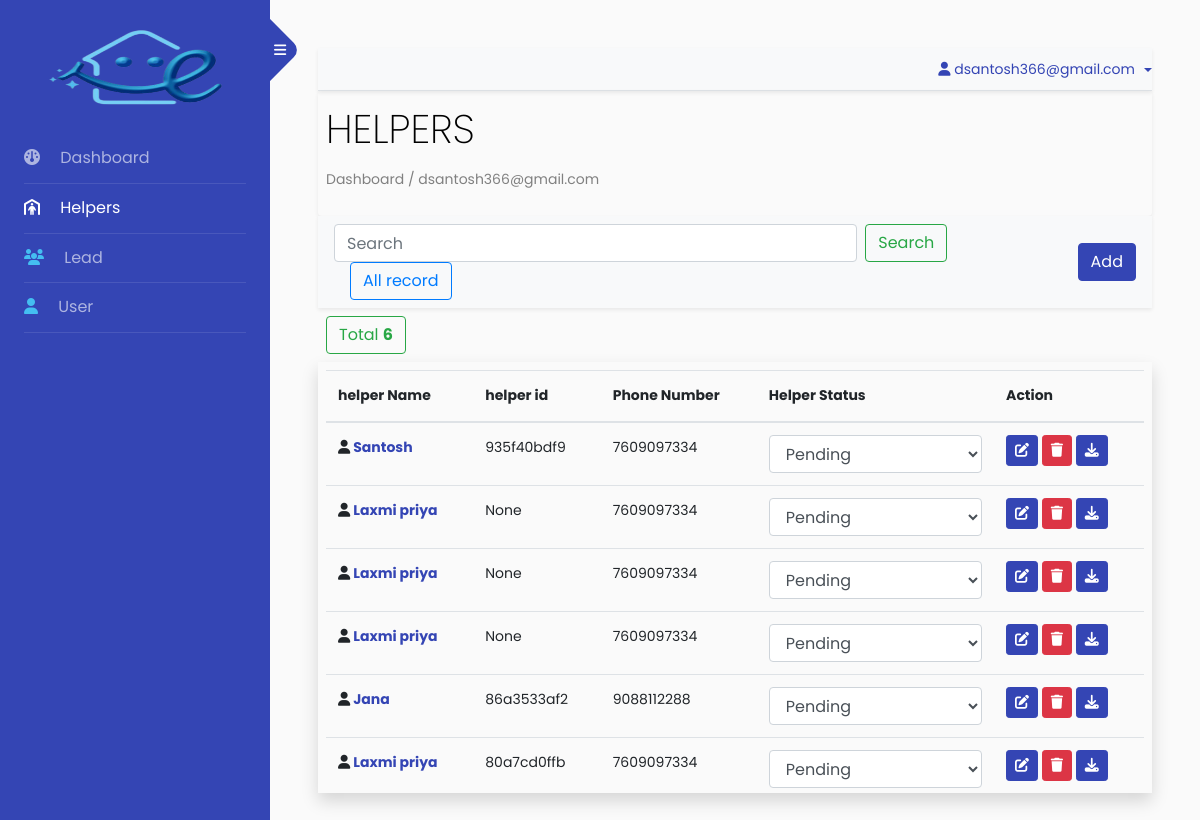
Screenshot of /helper_list (signed in) with the database file from the repository.
### app/models.py (models this page shows, shortened)
class HelperModel(models.Model):
    helper_id = models.CharField(max_length=20,null=True,blank=True,unique=True)
    helper_status = models.CharField(max_length=50,choices=CONTACT_STATUS,default='pending')
    first_name = models.CharField(max_length=100,null=False,blank=False)
    middle_name = models.CharField(max_length=100,null=True,blank=True)
    last_name = models.CharField(max_length=100,null=False,blank=False)
    primary_phone = models.IntegerField(null=False,blank=False)
    secondary_phone = models.IntegerField(null=True,blank=True)
    email_id = models.CharField(max_length=100,null=True,blank=True,default='Name@ezyhelpers.com')
    dob = models.DateField()
    street = models.CharField(max_length=100,null=False,blank=False)
    city = models.CharField(max_length=100,null=False,blank=False)
    zipcode = models.IntegerField(null=False,blank=False)
    state = models.CharField(max_length=100,choices=STATE,null=False,blank=False)
    country = models.CharField(max_length=100,choices=COUNTRY,null=False,blank=False)
    additional_comment = models.TextField(blank=True,null=True)
    work_experience = models.CharField(max_length=30,choices=EXPERIENCE)
    availability_status_week = models.IntegerField(default=1,choices=WEEK)
    availability_status = models.CharField(max_length=60,choices=AVAILABILITY_STATUS)
    locality = models.CharField(max_length=30,choices=LOCALITY)
    near_by = models.BooleanField(default=False)
    admin_user = models.ForeignKey(User,on_delete=models.CASCADE,null=True,blank=True)
    create_date = models.DateField(auto_now_add=True)
    update_date = models.DateField(null=True,blank=True)

### backnd/views.py (the view)
# urls.py: path('helper_list',HelperListViews,name='helper_list'),
@login_required
def HelperListViews(request):
    helper = HelperModel.objects.all().order_by('-id') # helper model object
    if request.method == 'POST':
        search = request.POST['search'].strip() # strip for remove space from both of sides
        helper = HelperModel.objects.filter(Q(helper_id__icontains = search) | Q(first_name__icontains = search) | Q(email_id__icontains = search) | Q(primary_phone__icontains = search))
    data = {
        'helper_list': helper
    }
    return render(request,"helper_list.html",data)

### templates/helper_list.html (shortened to what this page needs)
{% extends "index.html" %}
{% load static %}
{% block body %}
<section class="super_user_dash shadow-sm rounded p-2">
  <div class='dash-box'>
    <h1> HELPERS </h1>
    <p>Dashboard / {{request.user}}</p>
  </div>
</section>
<section class='helper'>
  <nav class="navbar navbar-light bg-light shadow-sm">
    <form class="form-inline" method='post'>
      <input class="form-control mr-sm-2 w-75" type="search" name='search' placeholder="Search" aria-label="Search">
      <button class="btn btn-outline-success my-2 my-sm-0" type="submit">Search</button>
      <a href = "{% url 'helper_list' %}" class="btn btn-outline-primary my-2 my-sm-0 mx-3" type="submit">All record</a href = "{% url 'lead_list' %}">
    </form>
    <button class='btn btn-primary' data-toggle="modal" data-target="#exampleModalCenter">Add</button>
  </nav>
  <button class='btn btn-outline-success m-2'>Total <b>{{helper_list.count}}</b></button>
  <section class='helper_list shadow p-2'>
    <table class="table">
      <thead>
        <tr>
          <th scope="col">helper Name</th>
          <th scope="col">helper id</th>
          <th scope="col">Phone Number</th>
          <th scope="col">Helper Status</th>
          <th scope="col">Action</th>
        </tr>
      </thead>
      <tbody>
        {% for i in helper_list %}
        <tr>
          <th scope="row">
            <i class="fa-solid fa-user"></i>
            <a href="{% url 'helper_view' i.id %}">{{i.first_name|capfirst}}</a>
          </th>
          <td>{{i.helper_id}}</td>
          <td>{{i.primary_phone}}</td>
          <td>
            <form action="{% url 'helper_status_update' i.id %}" class="helper-status-fm" method="post">
              <select name="helper-status-inp" class='form-control helper-status-inp'>
                <option value="pending" {% if i.helper_status == "pending" %} selected {% endif %}>Pending</option>
              </select>
            </form>
          </td>
          <td>
            <a href="{% url 'helper_edit' i.id %}" class="btn btn-sm btn-primary"><i class="fa-solid fa-pen-to-square"></i></a>
            <button class="btn btn-sm btn-danger" data-toggle="modal" data-target="#ampleModal{{forloop.counter}}"><i
                class="fa-solid fa-trash"></i></button>
            <a href="{% url 'helper_pdf' i.id %}" class="btn btn-sm btn-primary" download><i class="fa-solid fa-download"></i></a>
          </td>
        </tr>
        {% endfor %}
      </tbody>
    </table>
  </section>
</section>
{% endblock body %}

### templates/index.html (shortened to what this page needs)
<!doctype html>
<html lang="en">
<head>
	{% load static %}
	<link rel="stylesheet" href="https://stackpath.bootstrapcdn.com/font-awesome/4.7.0/css/font-awesome.min.css">
	<link rel="stylesheet" href="{% static 'css/style.css' %}">
	<link rel="stylesheet" href="https://cdnjs.cloudflare.com/ajax/libs/font-awesome/6.4.0/css/all.min.css">
	<link rel="stylesheet" href="{% static 'style.css' %}">
</head>
<body>
	<div class="wrapper d-flex align-items-stretch">
		<nav id="sidebar">
			<div class="custom-menu">
				<button type="button" id="sidebarCollapse" class="btn btn-primary">
					<i class="fa fa-bars"></i>
				</button>
			</div>
			<div class="p-4">
				<h1>
					<a href="{% url 'home' %}" class="logo">
						<div class="logo">
							<img src="{% static 'images/logo.png' %}" alt="wait">
						</div>
					</a>
				</h1>
				{% with request.resolver_match.url_name as url_name %} {% comment %} for get url name {% endcomment %}
				<ul class="list-unstyled components mb-5">
					<li class="{% if url_name == 'super_user_dashboard' or url_name == 'employee_dashboard' %}active{% endif %}">
						<a href="{% url 'home' %}"><i class="fa-solid fa-gauge mr-3"></i> Dashboard</a>
					</li>
					<li
						class="{% if url_name == 'helper_list' or url_name == 'helper_add' or url_name == 'excel_file_helper_upload' or url_name == 'helper_view'  %}active{% endif %}">
						<a href="{% url 'helper_list' %}"><i class="fa-solid fa-person-shelter mr-3"></i> Helpers</a>
					</li>
					<li
						class="{% if url_name == 'lead_list' or url_name == 'lead_add' or url_name == 'lead_edit'  %}active{% endif %}">
						<a href="{% url 'lead_list' %}"><span class="fa-solid fa-users mr-3"></span> Lead</a>
					</li>
					{% if request.user.is_superuser %}
					<li
						class="{% if url_name == 'superuser_user_create' or url_name == 'superuser_user_list' or url_name == 'superuser_user_update' %}active{% endif %}">
						<a href="{% url 'superuser_user_list' %}"><span class="fa fa-user mr-3"></span> User</a>
					</li>
					{% endif %}
				</ul>
				{% endwith %}
		</nav>
		<div id="content" class="p-4 p-md-5 pt-5">
			<nav class="shadow-sm navbar-light bg-light">
				<ul class="nav nav-tabs justify-content-end">
					<li class="nav-item dropdown">
						<a class="nav-link dropdown-toggle" data-toggle="dropdown" href="#" role="button"
							aria-haspopup="true" aria-expanded="false">
							<i class="fa-solid fa-user"></i> {{request.user}}
						</a>
					</li>
				</ul>
			</nav>
			{% block body %}
			{% endblock body %}
		</div>
	</div>
</body>
</html>

### static/style.css (style rules this page uses)
.super_user_dash .dash-box h1 { text-align: left; font-weight: 200; }
.helper_list { height: 50vh; overflow-y: scroll; }
.helper nav form { width: 87%; }

### rows the page displays
HelperModel: first_name "Santosh", helper_id "935f40bdf9", primary_phone "7609097334", helper-status-inp "Pending"
HelperModel: first_name "Laxmi priya", helper_id "None", primary_phone "7609097334", helper-status-inp "Pending"
HelperModel: first_name "Laxmi priya", helper_id "None", primary_phone "7609097334", helper-status-inp "Pending"
HelperModel: first_name "Laxmi priya", helper_id "None", primary_phone "7609097334", helper-status-inp "Pending"
HelperModel: first_name "Jana", helper_id "86a3533af2", primary_phone "9088112288", helper-status-inp "Pending"
HelperModel: first_name "Laxmi priya", helper_id "80a7cd0ffb", primary_phone "7609097334", helper-status-inp "Pending"

### other values shown
{{ request.user }} "dsantosh366@gmail.com"
{{ helper_list.count }} "6"
